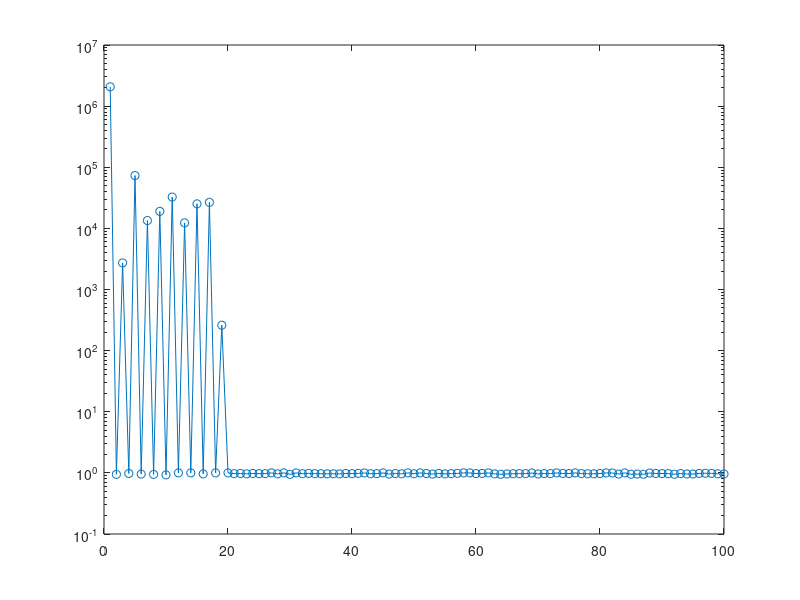

The MATLAB source for this figure:
% Dit bestand analyseert de convergentie van de arnoldi methode
clc;clear;close all
m = 1000;
maxit = 100;

A = sprand(m,m,0.00001);
Lambda = eigs(A,5,10);
b = rand(m,1);

res = rand(1,1);

Q(:,1) = b/norm(b);
for n=1:maxit
  v = A*Q(:,n);
  for j = 1:n
    H(j,n) = Q(:,j)'*v;
    v = v - H(j,n)*Q(:,j);
  end
  H(n+1,n) = norm(v);
  if H(n+1,n) <= 0, 
      break;
  end
  Q(:,n+1) = v/H(n+1,n);
  ritz = (eigs(H(1:size(H,1)-1,:)))
  if size(ritz,1) < size(Lambda,1)
      ritz = [ritz ; zeros(size(Lambda,1)-size(ritz,1),1)];
  end
  res(n) = norm(abs(real(ritz(1:size(Lambda,1))))-abs(real(Lambda)))/norm(abs(real(Lambda)));
end;

Lambda
semilogy(res,'-o')